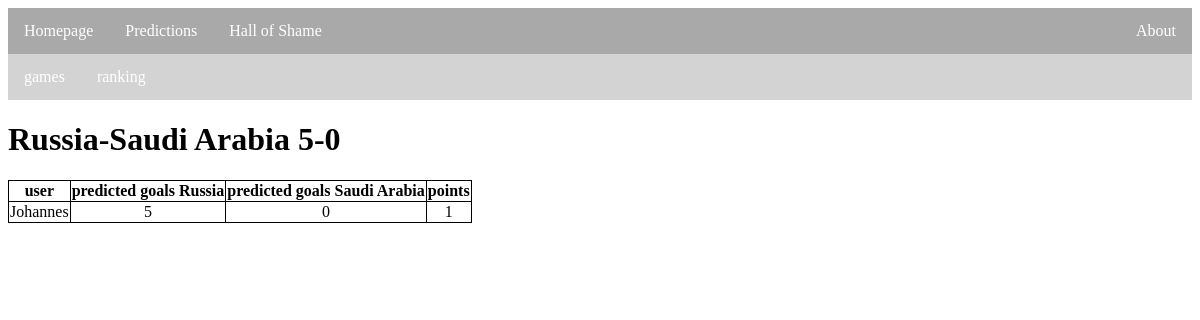
Screenshot of /votes/games/results/133 with the database file from the repository.
### votes/models.py (models this page shows, shortened)
class Game(models.Model):
    round = models.CharField(max_length=50, null=True)
    date = models.DateTimeField(null=True)
    home_team = models.CharField(max_length=50, null=True)
    away_team = models.CharField(max_length=50, null=True)
    home_goals = models.IntegerField(null=True, blank=True)
    away_goals = models.IntegerField(null=True, blank=True)
    finished = models.BooleanField(default=False)
    votable = models.BooleanField(default=False)
    predictions_available = models.BooleanField(default=False)

class Score(models.Model):
    prediction = models.OneToOneField(Prediction, on_delete=models.CASCADE, null=True)
    points = models.IntegerField(default = 0)

class Prediction(models.Model):
    game = models.ForeignKey(Game, on_delete=models.CASCADE, null=True)
    user = models.ForeignKey(User, on_delete=models.CASCADE, null=True)
    predicted_goals_home = models.IntegerField(default=0)
    predicted_goals_away = models.IntegerField(default=0)

### hall_of_shame/models.py (models this page shows, shortened)
class User(models.Model):
    name = models.CharField(max_length=50, null=True)
    paid = models.BooleanField(default=False)
    times_cheated = models.IntegerField(default=0)

### votes/views.py (the view)
# urls.py: path('games/results/<int:game_id>', views.results, name='results'),
def results(request, game_id):
    scores = Score.objects.filter(prediction__game_id = game_id)
    game = scores.first().prediction.game
    context = {'home_team': game.home_team,
               'away_team': game.away_team,
               'home_goals': game.home_goals,
               'away_goals': game.away_goals,
               'scores': scores
               }
    return render(request, 'votes/results.html', context)

### votes/templates/votes/results.html
{% extends 'votes/navigation_bar.html' %}
{% block content %}
    <h1>{{ home_team }}-{{ away_team }} {{ home_goals }}-{{ away_goals }}</h1>
    <table>
    <tr>
      <th>user</th>
      <th>predicted goals {{ home_team }}</th>
      <th>predicted goals {{ away_team }}</th>
      <th>points</th>
    </tr>
    {% for score in scores %}
        <tr>
          <td>{{ score.prediction.user.name }}</td>
          <td>{{ score.prediction.predicted_goals_home }}</td>
          <td>{{ score.prediction.predicted_goals_away }}</td>
          <td>{{ score.points }}</td>
        </tr>
    {% endfor %}
    </table>
{% endblock %}

### base/static/css/base.css (style rules this page uses)
table { border-collapse: collapse; }
td, th { border: 1px solid black; text-align: center; }

### rows the page displays
Game: home_team "Russia", away_team "Saudi Arabia"
Score: prediction.user.name "Johannes", prediction.predicted_goals_home "5", prediction.predicted_goals_away "0", points "1"

### other values shown
{{ home_goals }} "5"
{{ away_goals }} "0"
